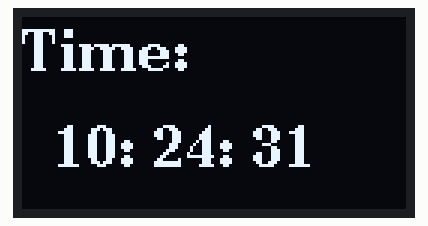
The program below on a simulated ESP32. On the bench: 128×64 one-colour display. WiFi joins after 1.5 s; servers stay silent unless stated; the local clock reads 2024-03-15 10:24:30 at power-on unless the program sets it; what the program prints to the serial monitor is not drawn.

Above: at 1.6 s.
At 4.4 s:
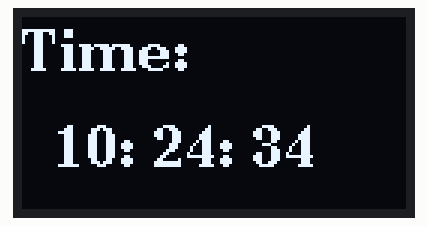
At 8.1 s:
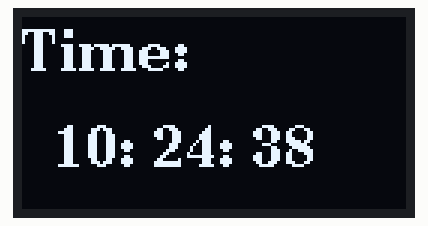
At 13.7 s:
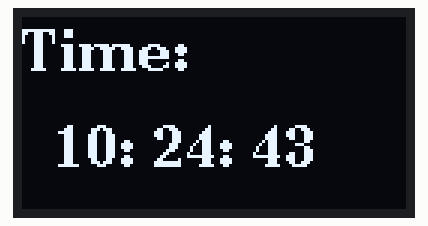
At 20.1 s:
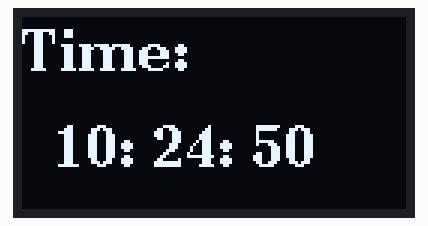
At 33.1 s:
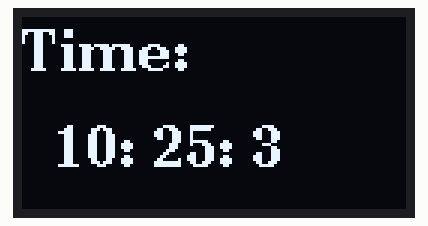

The program:

main.cpp
```cpp
#include <Arduino.h>
#include <WiFi.h>
#include "time.h"
#include <U8g2lib.h>
#include <sstream>

// OLED constructor
// Please check on the link below and according to the display driver on your OLED change the line below:
// https://github.com/olikraus/u8g2/wiki/u8g2setupcpp
U8G2_SH1106_128X64_NONAME_F_HW_I2C u8g2(U8G2_R0, U8X8_PIN_NONE, SCL, SDA);

// change the SSID and password according to your WiFi network
const char* ssid      = "yourssid";
const char* password  = "yourpassword";

const char* ntpServer = "pool.ntp.org";
// Change the data below according to your timezone and daylight offset (in seconds)
const long  gmtOffset_sec = 19800;	// Time zone of IST in seconds
const long 	daylightOffset_sec = 0;

/*
	NOTE: I have really low C++ experience so I can't really find a way to concanate strings with integers
	as I have to convert integers into strings and then convert them into char* as the drawStr method
	expects it. So I don't think the way I implemented it is an efficient solution but it works.
*/
std::string curr_time;

std::string IntToString(int a)
{
    std::ostringstream temp;
    temp << a;
    return temp.str();
}

void displayLocalTime() {
	struct tm timeinfo;
	if (!getLocalTime(&timeinfo)) {
		Serial.println("Failed to obtain time");
		return;
	}

	curr_time = IntToString(timeinfo.tm_hour) + ": " + IntToString(timeinfo.tm_min) + ": " + IntToString(timeinfo.tm_sec);
	u8g2.clearBuffer();
	u8g2.setFont(u8g2_font_ncenB14_tr);
	u8g2.drawStr(0, 18, "Time:");
	u8g2.drawStr(10, 50, curr_time.c_str());
	u8g2.sendBuffer();

	Serial.println(curr_time.c_str());
}

void setup() {
	Serial.begin(115200);

	u8g2.begin();

	// Connect to WiFi
	Serial.printf("Connecting to %s", ssid);
	WiFi.begin(ssid, password);
	while (WiFi.status() != WL_CONNECTED) {
		delay(500);
		Serial.print(".");
	}
	Serial.println("  CONNECTED");

	// get the time from internet
	configTime(gmtOffset_sec, daylightOffset_sec, ntpServer);
	displayLocalTime();

	// disconnect the WiFi as it's no longer required
	WiFi.disconnect(true);
	WiFi.mode(WIFI_OFF);
}

void loop() {
	displayLocalTime();
	delay(900);
}
```

Measured:
- what the display in image 0 shows lasts 0.9 s, from 1.6 s to 2.5 s
- what the display in image 1 shows lasts 0.9 s, from 4.4 s to 5.3 s
- what the display in image 2 shows lasts 1.8 s, from 8.1 s to 9.9 s
